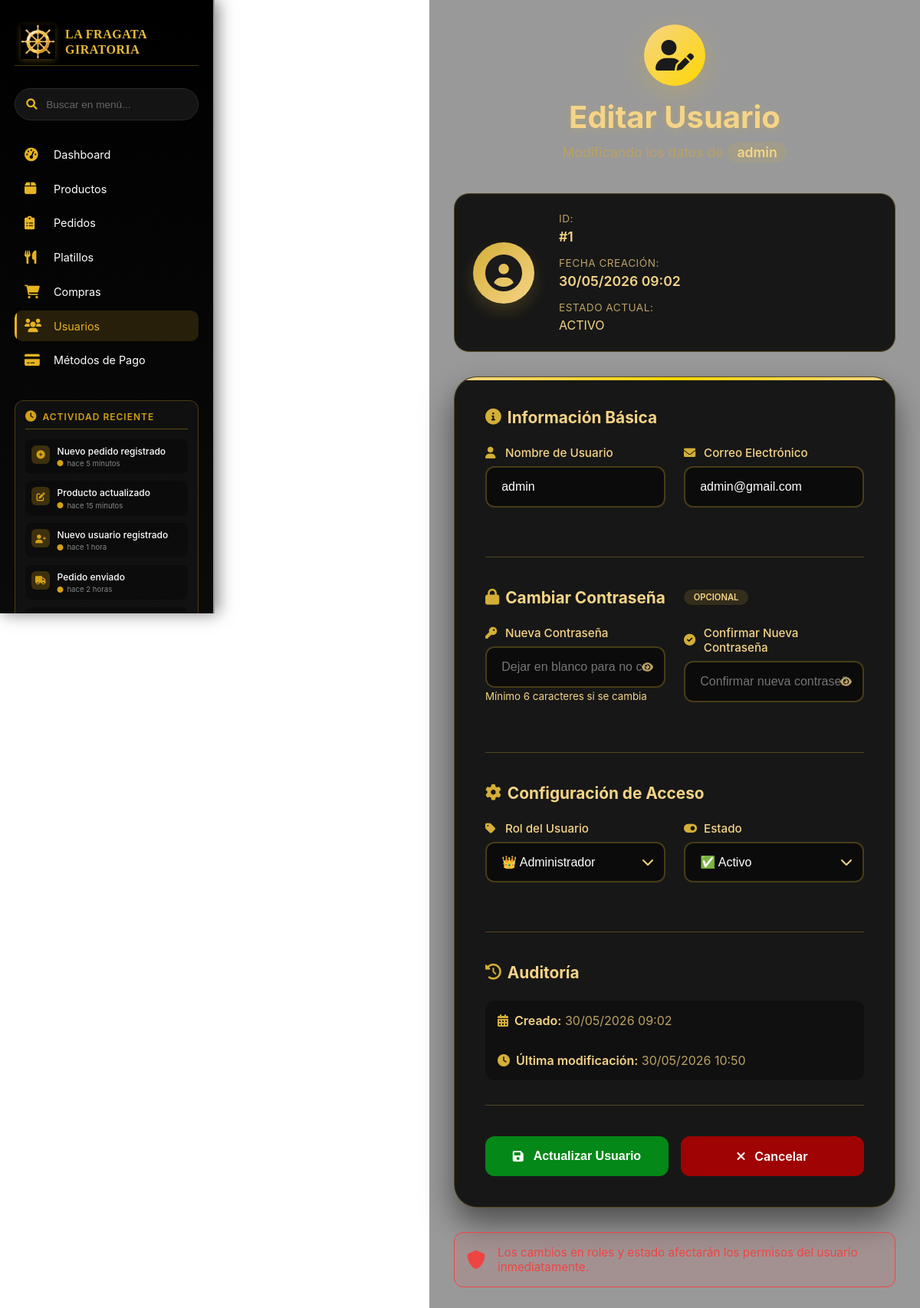
Screenshot of /usuarios/editar/1/ (signed in) with the database file from the repository.
### usuarios/models.py (models this page shows, shortened)
class Usuario(AbstractBaseUser, PermissionsMixin):
    ESTADO_CHOICES = [
        ('ACTIVO', 'Activo'),
        ('INACTIVO', 'Inactivo'),
        ('SUSPENDIDO', 'Suspendido'),
    ]
    id_usuario = models.AutoField(primary_key=True)
    email = models.CharField(max_length=100, unique=True)
    estado = models.CharField(
        max_length=10,
        choices=ESTADO_CHOICES,
        null=True,
        blank=True,
        default='ACTIVO'
    )
    fecha_creacion = models.DateTimeField(null=True, blank=True, auto_now_add=True)
    nombre_usuario = models.CharField(max_length=100, unique=True)
    password_hash = models.CharField(max_length=255)
    rol = models.ForeignKey(
        Rol,
        on_delete=models.PROTECT,
        db_column='rol_id',
        null=True,
        blank=True
    )
    is_active = models.BooleanField(default=True)
    is_staff = models.BooleanField(default=False)
    date_joined = models.DateTimeField(auto_now_add=True)
    last_login = models.DateTimeField(null=True, blank=True)
    USERNAME_FIELD = 'email'  # Cambia de 'nombre_usuario' a 'email'
    REQUIRED_FIELDS = ['nombre_usuario']  # Ahora nombre_usuario es requerido adicional
    objects = UsuarioManager()
    class Meta:
        db_table = 'usuarios_usuario'  # Cambiar nombre para evitar conflictos
        ordering = ['nombre_usuario']
    @property
    def password(self):
        return self.password_hash

### usuarios/views.py (the view, shortened to what this page needs)
# urls.py: path('editar/<int:pk>/', views.editar_usuario, name='editar'),
@login_required
def editar_usuario(request, pk):
    if not es_admin(request.user):
        messages.error(request, "No tienes permiso para acceder a esta sección")
        return redirect('dashboard_redirect')
    usuario = get_object_or_404(Usuario, id_usuario=pk)
    roles = Rol.objects.all()
    context = {
        'usuario': usuario,
        'roles': roles
    }
    return render(request, 'roles/admin/Crud/usuarios/editar_usuario.html', context)

### usuarios/views.py (called while the page is built)
def es_admin(user):
    return user.is_authenticated and (
        user.is_staff or user.is_superuser or
        (user.rol and user.rol.nombre_rol == 'ADMIN')
    )

### templates/roles/admin/Crud/usuarios/editar_usuario.html (shortened to what this page needs)
{% load static %}
<!DOCTYPE html>
<html lang="es">
<head>
    <link rel="stylesheet" href="https://cdnjs.cloudflare.com/ajax/libs/font-awesome/6.0.0/css/all.min.css">
    <link rel="stylesheet" href="{% static 'css/usuarios_form.css' %}" />
</head>
<body>
<div class="layout-container">
     {% include 'layouts/sindear.html' %}
    <main class="main-content">
        <div class="form-container">
            <div class="form-header">
                <div class="header-icon">
                    <i class="fas fa-user-edit"></i>
                </div>
                <h1>Editar Usuario</h1>
                <p>Modificando los datos de <span class="user-name-highlight">{{ usuario.nombre_usuario }}</span></p>
            </div>
            <div class="user-info-card">
                <div class="user-avatar-large">
                    <i class="fas fa-user-circle"></i>
                </div>
                <div class="user-details">
                    <div class="detail-item">
                        <span class="detail-label">ID:</span>
                        <span class="detail-value">#{{ usuario.id_usuario }}</span>
                    </div>
                    <div class="detail-item">
                        <span class="detail-label">Fecha creación:</span>
                        <span class="detail-value">{{ usuario.fecha_creacion|date:"d/m/Y H:i" }}</span>
                    </div>
                    <div class="detail-item">
                        <span class="detail-label">Estado actual:</span>
                        <span class="status-badge estado-{{ usuario.estado|lower }}">{{ usuario.estado }}</span>
                    </div>
                </div>
            </div>
            <div class="form-card">
                <div class="card-decoration"></div>
                <form method="POST" id="usuarioForm" class="usuario-form">
                    <div class="form-section">
                        <h2 class="section-title">
                            <i class="fas fa-info-circle"></i>
                            Información Básica
                        </h2>
                        <div class="form-row">
                            <div class="form-group">
                                <label for="nombre_usuario">
                                    <i class="fas fa-user"></i>
                                    <span>Nombre de Usuario</span>
                                </label>
                                <div class="input-wrapper">
                                    <input type="text" id="nombre_usuario" name="nombre_usuario"
                                           value="{{ usuario.nombre_usuario }}" required maxlength="100">
                                </div>
                            </div>
                            <div class="form-group">
                                <label for="email">
                                    <i class="fas fa-envelope"></i>
                                    <span>Correo Electrónico</span>
                                </label>
                                <div class="input-wrapper">
                                    <input type="email" id="email" name="email"
                                           value="{{ usuario.email }}" required>
                                </div>
                            </div>
                        </div>
                    </div>
                    <div class="form-section password-section">
                        <h2 class="section-title">
                            <i class="fas fa-lock"></i>
                            Cambiar Contraseña <span class="optional-badge">Opcional</span>
                        </h2>
                        <div class="form-row">
                            <div class="form-group">
                                <label for="nueva_password">
                                    <i class="fas fa-key"></i>
                                    <span>Nueva Contraseña</span>
                                </label>
                                <div class="input-wrapper">
                                    <input type="password" id="nueva_password" name="nueva_password"
                                           placeholder="Dejar en blanco para no cambiar">
                                    <button type="button" class="password-toggle" onclick="togglePassword('nueva_password')">
                                        <i class="fas fa-eye"></i>
                                    </button>
                                </div>
                                <small class="form-text">Mínimo 6 caracteres si se cambia</small>
                            </div>
                            <div class="form-group">
                                <label for="confirm_nueva_password">
                                    <i class="fas fa-check-circle"></i>
                                    <span>Confirmar Nueva Contraseña</span>
                                </label>
                                <div class="input-wrapper">
                                    <input type="password" id="confirm_nueva_password" name="confirm_nueva_password"
                                           placeholder="Confirmar nueva contraseña">
                                    <button type="button" class="password-toggle" onclick="togglePassword('confirm_nueva_password')">
                                        <i class="fas fa-eye"></i>
                                    </button>
                                </div>
                            </div>
                        </div>
                    </div>
                    <div class="form-section">
                        <h2 class="section-title">
                            <i class="fas fa-cog"></i>
                            Configuración de Acceso
                        </h2>
                        <div class="form-row">
                            <div class="form-group">
                                <label for="rol_id">
                                    <i class="fas fa-tag"></i>
                                    <span>Rol del Usuario</span>
                                </label>
                                <div class="input-wrapper">
                                    <select id="rol_id" name="rol_id" required>
                                        <option value="1" {% if usuario.rol.id_rol == 1 %}selected{% endif %}>👑 Administrador</option>
                                    </select>
                                    <i class="fas fa-chevron-down select-arrow"></i>
                                </div>
                            </div>
                            <div class="form-group">
                                <label for="estado">
                                    <i class="fas fa-toggle-on"></i>
                                    <span>Estado</span>
                                </label>
                                <div class="input-wrapper">
                                    <select id="estado" name="estado">
                                        <option value="ACTIVO" {% if usuario.estado == 'ACTIVO' %}selected{% endif %}>✅ Activo</option>
                                    </select>
                                    <i class="fas fa-chevron-down select-arrow"></i>
                                </div>
                            </div>
                        </div>
                    </div>
                    <div class="form-section audit-section">
                        <h2 class="section-title">
                            <i class="fas fa-history"></i>
                            Auditoría
                        </h2>
                        <div class="audit-info">
                            <div class="audit-item">
                                <i class="fas fa-calendar-alt"></i>
                                <span><strong>Creado:</strong> {{ usuario.fecha_creacion|date:"d/m/Y H:i" }}</span>
                            </div>
                            <div class="audit-item">
                                <i class="fas fa-clock"></i>
                                <span><strong>Última modificación:</strong> {% now "d/m/Y H:i" %}</span>
                            </div>
                        </div>
                    </div>
                    <div class="form-actions">
                        <button type="submit" class="btn-submit" id="btnSubmit">
                            <i class="fas fa-save"></i>
                            <span>Actualizar Usuario</span>
                        </button>
                        <a href="{% url 'usuarios:lista' %}" class="btn-cancel">
                            <i class="fas fa-times"></i>
                            <span>Cancelar</span>
                        </a>
                    </div>
                </form>
            </div>
            <div class="security-warning">
                <i class="fas fa-shield-alt"></i>
                <p>Los cambios en roles y estado afectarán los permisos del usuario inmediatamente.</p>
            </div>
        </div>
    </main>
</div>
</body>
</html>

### rows the page displays
Usuario: nombre_usuario "admin", id_usuario "1", fecha_creacion "30/05/2026 09:02", estado "ACTIVO", email "admin@gmail.com", rol_id "👑 Administrador", estado "✅ Activo"
